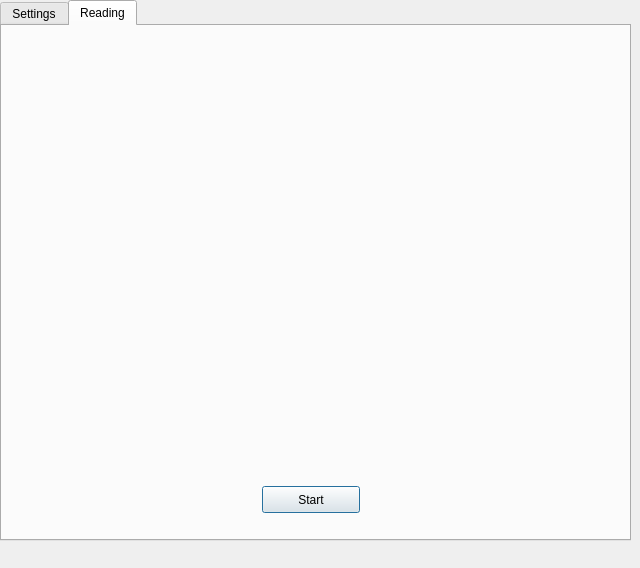
<?xml version="1.0" encoding="UTF-8"?>
<ui version="4.0">
 <class>InclinometerDialog</class>
 <widget class="QDialog" name="InclinometerDialog">
  <property name="geometry">
   <rect>
    <x>0</x>
    <y>0</y>
    <width>640</width>
    <height>568</height>
   </rect>
  </property>
  <property name="windowTitle">
   <string>Dialog</string>
  </property>
  <widget class="QTabWidget" name="tabWidget">
   <property name="geometry">
    <rect>
     <x>0</x>
     <y>0</y>
     <width>631</width>
     <height>541</height>
    </rect>
   </property>
   <property name="currentIndex">
    <number>1</number>
   </property>
   <widget class="QWidget" name="tab">
    <attribute name="title">
     <string>Settings</string>
    </attribute>
   </widget>
   <widget class="QWidget" name="tab_2">
    <attribute name="title">
     <string>Reading</string>
    </attribute>
    <widget class="QWidget" name="elevWidget" native="true">
     <property name="geometry">
      <rect>
       <x>20</x>
       <y>290</y>
       <width>205</width>
       <height>205</height>
      </rect>
     </property>
     <property name="sizePolicy">
      <sizepolicy hsizetype="Fixed" vsizetype="Fixed">
       <horstretch>0</horstretch>
       <verstretch>0</verstretch>
      </sizepolicy>
     </property>
     <property name="minimumSize">
      <size>
       <width>205</width>
       <height>205</height>
      </size>
     </property>
     <property name="font">
      <font>
       <pointsize>8</pointsize>
      </font>
     </property>
     <property name="styleSheet">
      <string notr="true">background-image: url(:/new/prefix1/images/gauge-1.png);
background-position: top center;
background-repeat: no-repeat;

</string>
     </property>
    </widget>
    <widget class="QPushButton" name="pushButton">
     <property name="geometry">
      <rect>
       <x>260</x>
       <y>460</y>
       <width>98</width>
       <height>27</height>
      </rect>
     </property>
     <property name="text">
      <string>Start</string>
     </property>
    </widget>
    <widget class="QWidget" name="testWidget" native="true">
     <property name="geometry">
      <rect>
       <x>210</x>
       <y>10</y>
       <width>400</width>
       <height>300</height>
      </rect>
     </property>
     <property name="sizePolicy">
      <sizepolicy hsizetype="Fixed" vsizetype="Fixed">
       <horstretch>0</horstretch>
       <verstretch>0</verstretch>
      </sizepolicy>
     </property>
     <property name="minimumSize">
      <size>
       <width>400</width>
       <height>300</height>
      </size>
     </property>
     <property name="font">
      <font>
       <pointsize>8</pointsize>
      </font>
     </property>
     <property name="styleSheet">
      <string notr="true"/>
     </property>
    </widget>
   </widget>
  </widget>
 </widget>
 <resources/>
 <connections/>
</ui>
